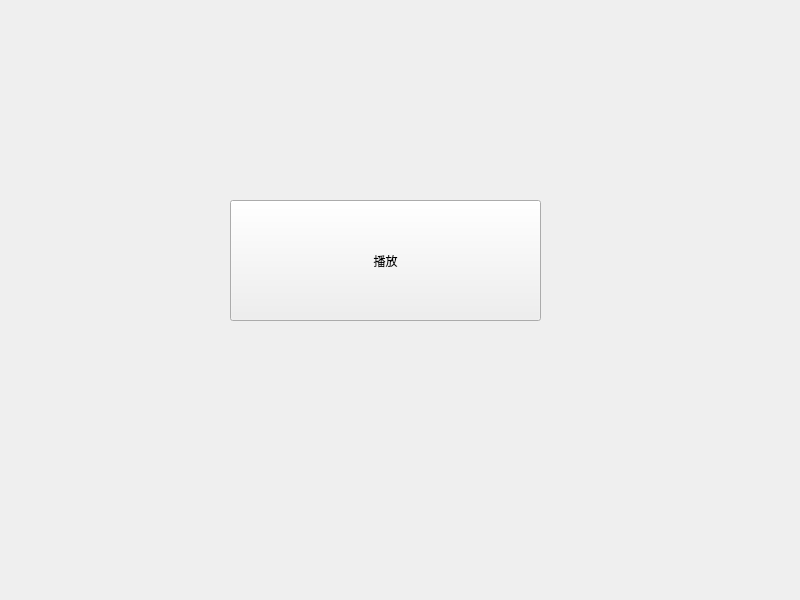
<?xml version="1.0" encoding="UTF-8"?>
<ui version="4.0">
 <class>Widget</class>
 <widget class="QWidget" name="Widget">
  <property name="geometry">
   <rect>
    <x>0</x>
    <y>0</y>
    <width>800</width>
    <height>600</height>
   </rect>
  </property>
  <property name="windowTitle">
   <string>Widget</string>
  </property>
  <widget class="QPushButton" name="pushButton">
   <property name="geometry">
    <rect>
     <x>230</x>
     <y>200</y>
     <width>311</width>
     <height>121</height>
    </rect>
   </property>
   <property name="text">
    <string>播放</string>
   </property>
  </widget>
 </widget>
 <resources/>
 <connections/>
</ui>
